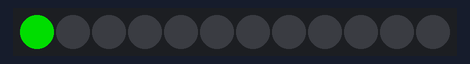
Bench run of a sketch on a simulated Arduino Uno, built with avr-gcc and run on an emulated ATmega328P. Shown: 12 RGB LEDs in strip order, left to right. Dim RGB values are drawn brighter than linear.

Above: at 0.1 s.
At 0.6 s:
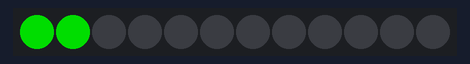
At 1.1 s:
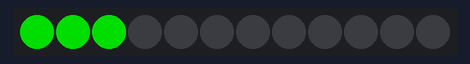
At 2.6 s:
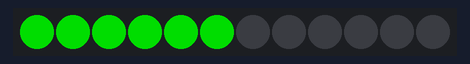
At 4.1 s:
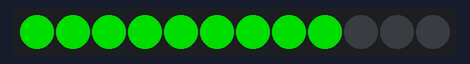
At 5.6 s:
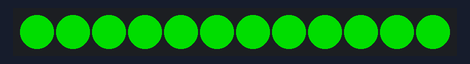

The sketch:

practice_2.ino
```cpp
#include <Adafruit_NeoPixel.h> //네오픽셀 LED 라이브러리 추가

#define PIN            6  //6번 핀으로 네오픽셀 LED 제어
#define NUMPIXELS      12 // ①

Adafruit_NeoPixel pixels = Adafruit_NeoPixel(NUMPIXELS, PIN, NEO_GRB + NEO_KHZ800); //네오픽셀 LED 초기 설정

int delayval = 500; // ②

void setup() {

  pixels.begin(); //핀 모드 설정
}

void loop() {
  for(int i=0;i<NUMPIXELS;i++)//네오픽셀의 수만큼 반복 실행
  {
    pixels.setPixelColor(i, pixels.Color(0,150,0)); // ③
    pixels.show(); //LED에 색깔을 출력
    delay(delayval); //0.5초 대기
  }
}
```

Measured:
- what the display in image 1 shows lasts 0.5 s, from 0.5 s to 1.0 s
